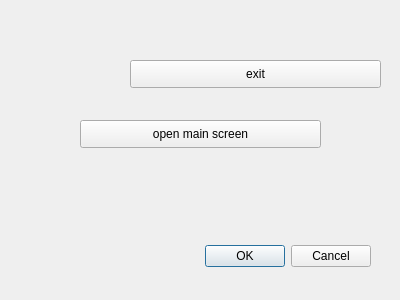
<?xml version="1.0" encoding="UTF-8"?>
<ui version="4.0">
 <class>MyDialog</class>
 <widget class="QDialog" name="MyDialog">
  <property name="geometry">
   <rect>
    <x>0</x>
    <y>0</y>
    <width>400</width>
    <height>300</height>
   </rect>
  </property>
  <property name="windowTitle">
   <string>Dialog</string>
  </property>
  <widget class="QDialogButtonBox" name="buttonBox">
   <property name="geometry">
    <rect>
     <x>30</x>
     <y>240</y>
     <width>341</width>
     <height>32</height>
    </rect>
   </property>
   <property name="orientation">
    <enum>Qt::Horizontal</enum>
   </property>
   <property name="standardButtons">
    <set>QDialogButtonBox::Cancel|QDialogButtonBox::Ok</set>
   </property>
  </widget>
  <widget class="QPushButton" name="pushButton">
   <property name="geometry">
    <rect>
     <x>80</x>
     <y>120</y>
     <width>241</width>
     <height>28</height>
    </rect>
   </property>
   <property name="text">
    <string>open main screen</string>
   </property>
  </widget>
  <widget class="QPushButton" name="pushButton_2">
   <property name="geometry">
    <rect>
     <x>130</x>
     <y>60</y>
     <width>251</width>
     <height>28</height>
    </rect>
   </property>
   <property name="text">
    <string>exit</string>
   </property>
  </widget>
 </widget>
 <resources/>
 <connections>
  <connection>
   <sender>buttonBox</sender>
   <signal>accepted()</signal>
   <receiver>MyDialog</receiver>
   <slot>accept()</slot>
   <hints>
    <hint type="sourcelabel">
     <x>248</x>
     <y>254</y>
    </hint>
    <hint type="destinationlabel">
     <x>157</x>
     <y>274</y>
    </hint>
   </hints>
  </connection>
  <connection>
   <sender>buttonBox</sender>
   <signal>rejected()</signal>
   <receiver>MyDialog</receiver>
   <slot>reject()</slot>
   <hints>
    <hint type="sourcelabel">
     <x>316</x>
     <y>260</y>
    </hint>
    <hint type="destinationlabel">
     <x>286</x>
     <y>274</y>
    </hint>
   </hints>
  </connection>
  <connection>
   <sender>pushButton_2</sender>
   <signal>clicked()</signal>
   <receiver>MyDialog</receiver>
   <slot>close()</slot>
   <hints>
    <hint type="sourcelabel">
     <x>204</x>
     <y>74</y>
    </hint>
    <hint type="destinationlabel">
     <x>58</x>
     <y>31</y>
    </hint>
   </hints>
  </connection>
 </connections>
</ui>
